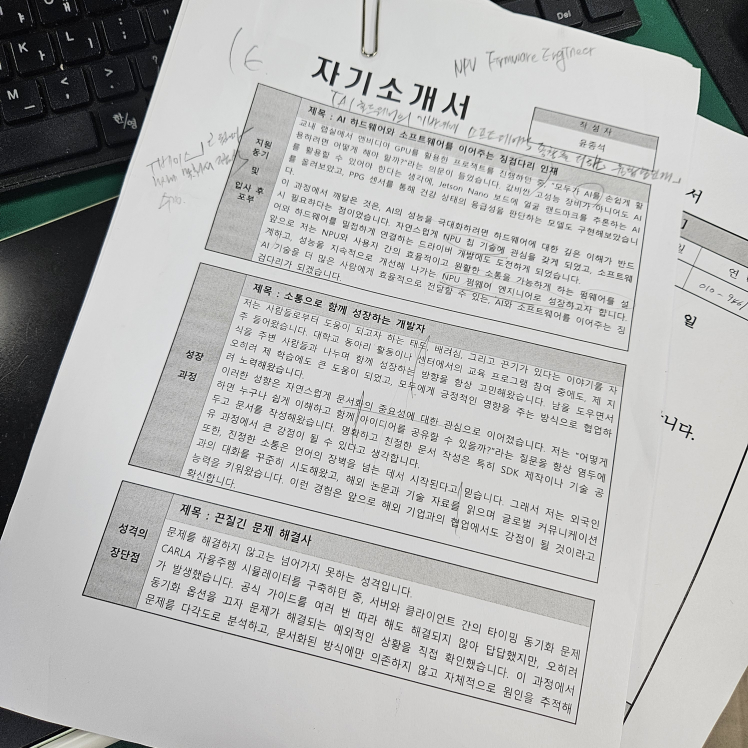
//> input picture raw_image.jpg, 2992 x 2992 px (shown at 1/4 size)
$ ./warp ../raw_image.jpg   (built with g++ and OpenCV 4)
//> lines starting //> are read from the running program, lines starting //| are printed output that depends on the picture
#include <opencv2/opencv.hpp>
#include <array>
#include <iostream>
using namespace cv;
using std::array;

static const int HIT_R = 10;        // 점 잡기 반경(px)
static const Scalar COL_PT(0,200,255), COL_EDGE(0,255,0), COL_SEL(0,0,255);

struct App {
    Mat img;                    // 원본
    array<Point2f,4> quad;      // TL, TR, BR, BL (인덱스 고정)
    int sel = -1;               // 선택중인 포인트 인덱스
    int outW, outH;             // 출력 해상도
    bool keepAspect = false;    // 종횡비 고정 여부(단축키 a)
    int srcW = 800;
    int srcH = 600;
    int warpW = 800;
    int warpH = 600; // A4 비율 대충
    double srcScale = 1.0;
    Point2f srcOffset = Point2f(0,0);
    bool doProc = true;   // 처리 on/off (트랙바)
    int medianK = 1;      // 노이즈 제거용 median 커널(홀수, >=1)
    int block   = 32;     // adaptive threshold block size(홀수, >=3)
    int C       = 18;     // adaptive threshold C (실제는 C - 15로 사용하여 음수 가능)

    static void onMouse(int event, int x, int y, int, void* userdata)
    {
        auto* app = reinterpret_cast<App*>(userdata);

        // 창(캔버스) 좌표 → 축소 이미지 좌표
        Point2f p_disp = Point2f((float)x, (float)y) - app->srcOffset;

        // 축소된 이미지 영역 밖 클릭은 무시
        if (p_disp.x < 0 || p_disp.y < 0) return;
        if (p_disp.x > app->img.cols * app->srcScale ||
            p_disp.y > app->img.rows * app->srcScale) return;

        // 축소 이미지 좌표 → 원본 좌표
        Point2f p = p_disp * (1.0f / (float)app->srcScale);

        if (event == EVENT_LBUTTONDOWN) {
            for (int i=0;i<4;i++){
                if (norm(app->quad[i]-p) <= HIT_R) { app->sel=i; break; }
            }
        } else if (event == EVENT_MOUSEMOVE) {
            if (app->sel>=0) app->quad[app->sel] = p;
        } else if (event == EVENT_LBUTTONUP) {
            app->sel = -1;
        }
    }
};

static Mat preprocessDoc(const Mat& warpedColor, const App& app) {
    // 1) 그레이
    Mat gray; cvtColor(warpedColor, gray, COLOR_BGR2GRAY);

    // 2) 노이즈 제거 (median blur)
    int k = std::max(1, app.medianK | 1); // 홀수 보장
    if (k > 1) medianBlur(gray, gray, k);

    // 3) 이진화 (Adaptive Gaussian)
    int block = std::max(3, app.block | 1); // 홀수 보장
    int C = app.C - 15; // 트랙바 0..30 → 실제 -15..+15
    Mat bin;
    adaptiveThreshold(gray, bin, 255,
                      ADAPTIVE_THRESH_GAUSSIAN_C, THRESH_BINARY,
                      block, C);
    return bin;
}

// TL,TR,BR,BL 순으로 대략 정렬하는 유틸(옵션: 키 'o'로 실행)
static array<Point2f,4> orderCorners(array<Point2f,4> pts) {
    // 임의 순서의 4점을 받아 TL,TR,BR,BL 순서로 정렬
    // 여기선 간단히: y(상->하), x(좌->우)로 두 그룹 나눠 정렬
    std::vector<Point2f> v(pts.begin(), pts.end());
    std::sort(v.begin(), v.end(), [](const Point2f& a, const Point2f& b){
        if (fabs(a.y-b.y) > 1e-3) return a.y < b.y;
        return a.x < b.x;
    });
    array<Point2f,4> out;
    if (v[0].x < v[1].x) { out[0]=v[0]; out[1]=v[1]; } // top: TL,TR
    else                 { out[0]=v[1]; out[1]=v[0]; }
    if (v[2].x < v[3].x) { out[3]=v[2]; out[2]=v[3]; } // bottom: BL,BR
    else                 { out[3]=v[3]; out[2]=v[2]; }
    return out;
}

static void drawOverlay(const App& app) {
    Mat vis = app.img.clone();

    // 원본 좌표계에 오버레이 그리기
    for (int i=0;i<4;i++) line(vis, app.quad[i], app.quad[(i+1)%4], COL_EDGE, 2, LINE_AA);
    for (int i=0;i<4;i++){
        circle(vis, app.quad[i], HIT_R, i==app.sel?COL_SEL:COL_PT, FILLED, LINE_AA);
        putText(vis, (i==0?"TL":i==1?"TR":i==2?"BR":"BL"),
                app.quad[i]+Point2f(6,-6), FONT_HERSHEY_SIMPLEX, 0.5, Scalar(255,200,0), 1, LINE_AA);
    }

    // 고정 크기 캔버스 생성
    Mat canvas(app.srcH, app.srcW, vis.type(), Scalar(30,30,30));

    // 창 크기에 맞춰 스케일 계산 (비율 유지)
    double s = std::min((double)app.srcW / vis.cols, (double)app.srcH / vis.rows);
    if (s > 1.0) s = 1.0; // 원본보다 키우지 않음(원하면 이 줄 삭제)

    // 축소 및 중앙 정렬
    Mat small; resize(vis, small, Size(), s, s, INTER_AREA);
    int ox = (app.srcW - small.cols) / 2;
    int oy = (app.srcH - small.rows) / 2;
    small.copyTo(canvas(Rect(ox, oy, small.cols, small.rows)));

    // 마우스 보정용 파라미터 갱신
    const_cast<App&>(app).srcScale  = s;
    const_cast<App&>(app).srcOffset = Point2f((float)ox, (float)oy);

    imshow("Source (drag corners)", canvas);
}

static void doWarpShow(const App& app) {
    array<Point2f,4> dst = {
        Point2f(0,0), Point2f((float)app.outW-1,0),
        Point2f((float)app.outW-1,(float)app.outH-1), Point2f(0,(float)app.outH-1)
    };
    Mat H = getPerspectiveTransform(app.quad.data(), dst.data());
    Mat warped;
    warpPerspective(app.img, warped, H, Size(app.outW, app.outH), INTER_CUBIC, BORDER_REPLICATE);

    Mat toShow = app.doProc ? preprocessDoc(warped, app) : warped;
    // 고정 크기 캔버스
    Mat canvas(app.warpH, app.warpW, toShow.type() == CV_8U ? CV_8UC1 : toShow.type(), Scalar(30,30,30));
    double s = std::min((double)app.warpW / toShow.cols, (double)app.warpH / toShow.rows);
    if (s > 1.0) s = 1.0;

    Mat small; resize(toShow, small, Size(), s, s, INTER_AREA);
    int ox = (app.warpW - small.cols) / 2;
    int oy = (app.warpH - small.rows) / 2;

    if (small.channels()==1) {
        // 캔버스가 1채널이면 바로 복사
        small.copyTo(canvas(Rect(ox, oy, small.cols, small.rows)));
    } else {
        small.copyTo(canvas(Rect(ox, oy, small.cols, small.rows)));
    }

    imshow("Warped (W/H trackbars, s=save)", canvas);
}

int main(int argc, char** argv){
    if(argc < 2){
        std::cout << "Usage: drag_warp image.jpg [outW outH]\n";
        return 0;
    }
    App app;
    app.img = imread(argv[1], IMREAD_COLOR);
//> app.img is the input picture: 2992 rows x 2992 cols, CV_8UC3; mean B, G, R 179.6, 180.7, 180.1
    if(app.img.empty()){ std::cerr << "Failed to read: " << argv[1] << "\n"; return -1; }

    // 초기 쿼드: 이미지 안쪽 여백 10%
    float mX = app.img.cols * 0.1f, mY = app.img.rows * 0.1f;
//> mX = 299.2; mY = 299.2
    app.quad = { Point2f(mX,mY), Point2f(app.img.cols-mX,mY),
                 Point2f(app.img.cols-mX, app.img.rows-mY), Point2f(mX, app.img.rows-mY) };

    // 출력 크기 초기값
    app.outW = (argc>=3)? std::max(50, atoi(argv[2])) : 800;
//> app.outW = 800
    app.outH = (argc>=4)? std::max(50, atoi(argv[3])) : (int)(app.outW * 1.4142 /*A4 비율 대충*/);
//> app.outH = 1131


    namedWindow("Source (drag corners)", WINDOW_NORMAL | WINDOW_KEEPRATIO);
    setMouseCallback("Source (drag corners)", App::onMouse, &app);
    resizeWindow("Source (drag corners)", app.srcW, app.srcH);

    namedWindow("Warped (W/H trackbars, s=save)", WINDOW_NORMAL | WINDOW_KEEPRATIO);
    resizeWindow("Warped (W/H trackbars, s=save)", app.srcW, app.srcH);
    // 트랙바로 W/H 조정
    createTrackbar("W", "Warped (W/H trackbars, s=save)", &app.outW, 4000);
    createTrackbar("H", "Warped (W/H trackbars, s=save)", &app.outH, 4000);
    // createTrackbar("proc(0/1)", "Warped (W/H trackbars, s=save)", (int*)&app.doProc, 1);
    // createTrackbar("medianK",   "Warped (W/H trackbars, s=save)", &app.medianK, 15); // 1~15 (홀수로 사용)
    // createTrackbar("block",     "Warped (W/H trackbars, s=save)", &app.block,   101); // 3~101 (홀수로 사용)
    // createTrackbar("C(+/-15)",  "Warped (W/H trackbars, s=save)", &app.C,       30);  // 실제 -15..+15
    std::cout <<
      "[조작]\n"
      " - 마우스: 점 드래그 (TL,TR,BR,BL 인덱스 고정)\n"
      " - 키 o : 점을 TL,TR,BR,BL 순서로 자동 정렬\n"
      " - 키 a : 종횡비 고정 토글 (W/H를 연동)\n"
      " - 키 +/- 또는 화살표: W,H 미세조정\n"
      " - 키 s : warped.png 저장\n"
      " - 키 r : 쿼드 초기화\n"
      " - ESC  : 종료\n";

    double aspect = (double)app.outW / std::max(1,app.outH);
//> aspect = 0.707
    for(;;){
        drawOverlay(app);
//> in drawOverlay, `resize(vis, small, Size(), s, s, INTER_AREA)`:
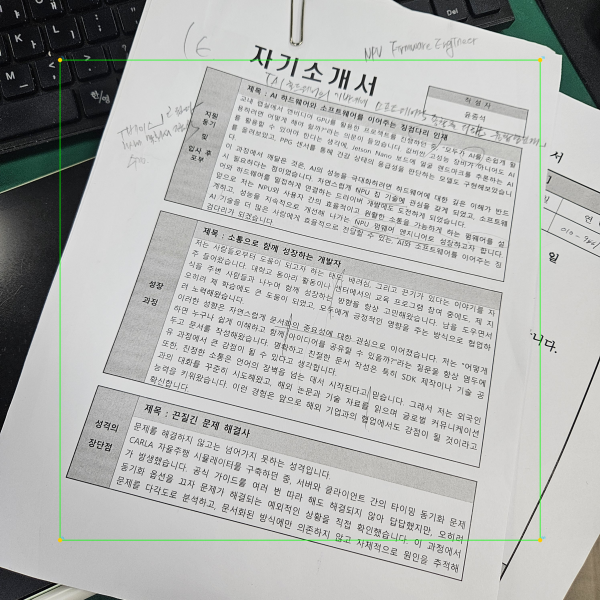
//> small: 600 rows x 600 cols, CV_8UC3; mean B, G, R 178.9, 181, 179.4
//> in drawOverlay, `small.copyTo(canvas(Rect(ox, oy, small.cols, small.rows)));`:
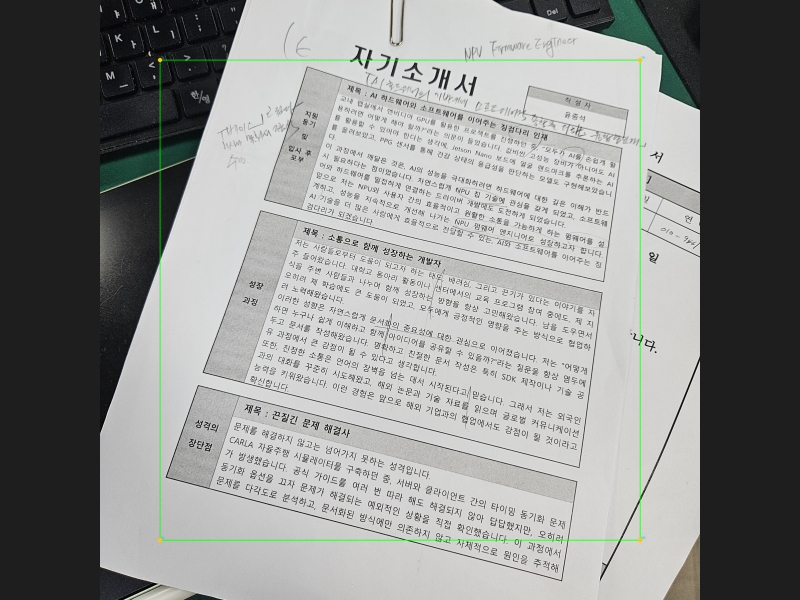
//> canvas: 600 rows x 800 cols, CV_8UC3; mean B, G, R 141.7, 143.2, 142.1

        // 종횡비 고정 옵션
        if(app.keepAspect){
            int trackW = getTrackbarPos("W","Warped (W/H trackbars, s=save)");
            if(trackW != app.outW){
                app.outW = std::max(50, trackW);
                app.outH = std::max(50, (int)(app.outW / aspect));
                setTrackbarPos("H","Warped (W/H trackbars, s=save)", app.outH);
            }
            int trackH = getTrackbarPos("H","Warped (W/H trackbars, s=save)");
            if(trackH != app.outH){
                app.outH = std::max(50, trackH);
                app.outW = std::max(50, (int)(app.outH * aspect));
                setTrackbarPos("W","Warped (W/H trackbars, s=save)", app.outW);
            }
        } else {
            app.outW = std::max(50, getTrackbarPos("W","Warped (W/H trackbars, s=save)"));
            app.outH = std::max(50, getTrackbarPos("H","Warped (W/H trackbars, s=save)"));
            aspect = (double)app.outW / std::max(1,app.outH);
        }

        doWarpShow(app);
//> in doWarpShow, `warpPerspective(app.img, warped, H, Size(app.outW, app.outH), INTER_CU..`:
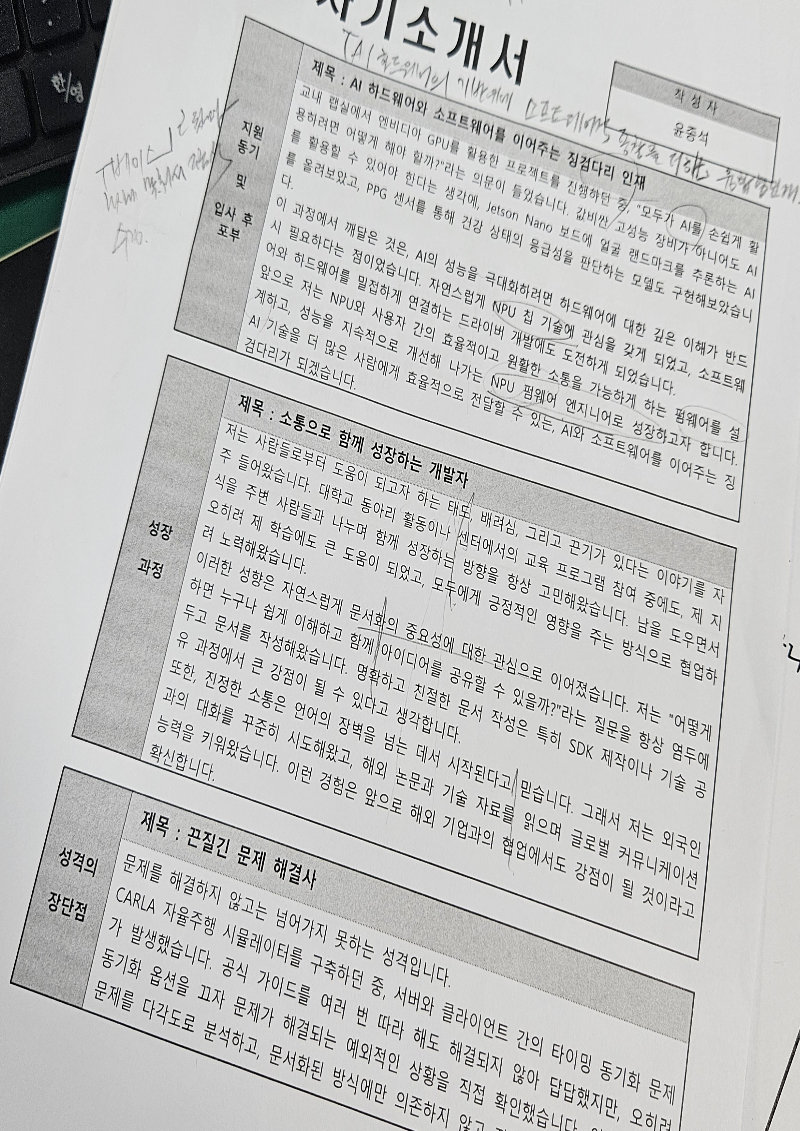
//> warped: 1131 rows x 800 cols, CV_8UC3; mean B, G, R 193.1, 194, 193.8
//> in preprocessDoc, `int k = std::max(1, app.medianK | 1);`: k = 1
//> in preprocessDoc, `int block = std::max(3, app.block | 1);`: block = 33
//> in preprocessDoc, `int C = app.C - 15;`: C = 3
//> in preprocessDoc, `adaptiveThreshold(gray, bin, 255, ADAPTIVE_THRESH_GAUSSIAN_C, THRESH_B..`:
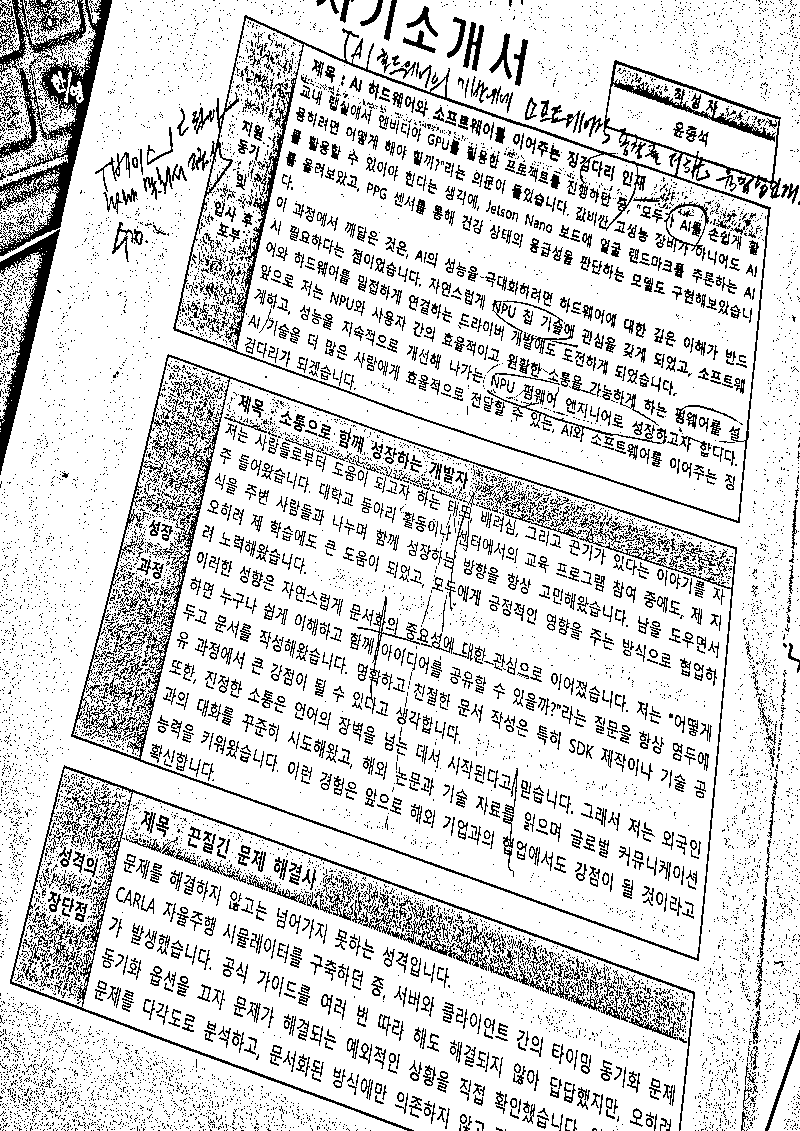
//> bin: 1131 rows x 800 cols, CV_8UC1; 83.4% white; black in thin lines or dots
//> in doWarpShow, `resize(toShow, small, Size(), s, s, INTER_AREA)`:
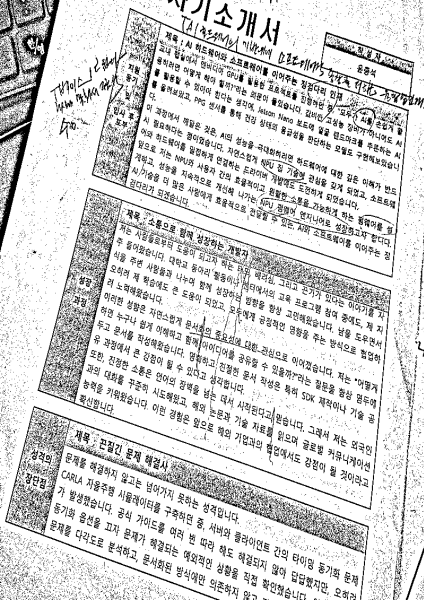
//> small: 600 rows x 424 cols, CV_8UC1; min 0, max 255, mean 212.7
//> in doWarpShow, `small.copyTo(canvas(Rect(ox, oy, small.cols, small.rows)));`:
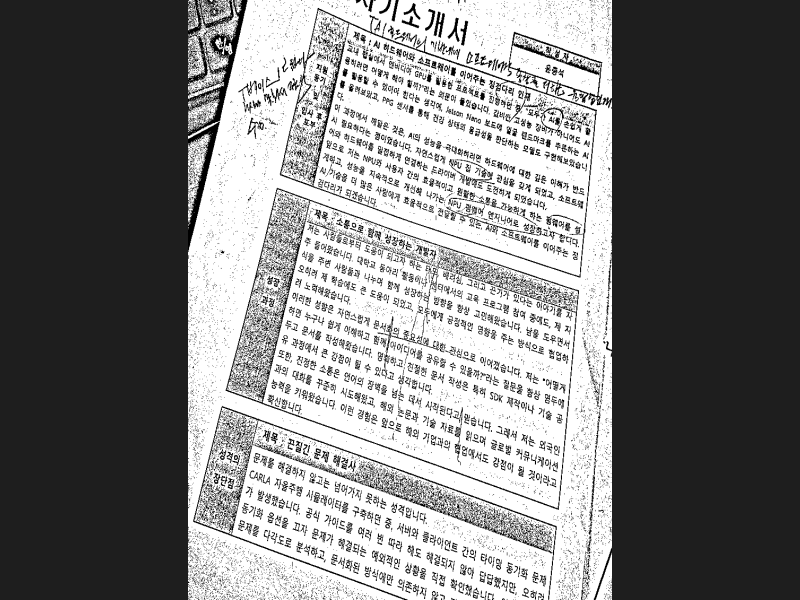
//> canvas: 600 rows x 800 cols, CV_8UC1; min 0, max 255, mean 126.8

        int key = waitKey(16);
//> the Esc key is pressed
        if(key == 27) break;                    // ESC
        else if(key=='s' || key=='S'){          // 저장
            array<Point2f,4> dst = {
                Point2f(0,0), Point2f((float)app.outW-1,0),
                Point2f((float)app.outW-1,(float)app.outH-1), Point2f(0,(float)app.outH-1)
            };
            Mat H = getPerspectiveTransform(app.quad.data(), dst.data());
            Mat warped; warpPerspective(app.img, warped, H, Size(app.outW, app.outH), INTER_CUBIC, BORDER_REPLICATE);
            imwrite("warped.png", warped);

            Mat warped_bin = preprocessDoc(warped, app);
            imwrite("final_clean.jpg", warped_bin);

            std::cout << "Saved: warped.png ("<<app.outW<<"x"<<app.outH<<")\n";
            std::cout << "Saved: final_clean.jpg ("<<warped_bin.cols<<"x"<<warped_bin.rows<<")\n";
        } else if(key=='o' || key=='O'){        // 자동 정렬
            app.quad = orderCorners(app.quad);
        } else if(key=='a' || key=='A'){        // 종횡비 고정 토글
            app.keepAspect = !app.keepAspect;
            std::cout << "keepAspect = " << (app.keepAspect?"ON":"OFF") << "\n";
        } else if(key=='+'){                    // 크기 키보드 조정
            app.outW = std::min(4000, app.outW+20);
            app.outH = std::min(4000, app.outH+20);
            setTrackbarPos("W","Warped (W/H trackbars, s=save)", app.outW);
            setTrackbarPos("H","Warped (W/H trackbars, s=save)", app.outH);
        } else if(key=='-'){
            app.outW = std::max(50, app.outW-20);
            app.outH = std::max(50, app.outH-20);
            setTrackbarPos("W","Warped (W/H trackbars, s=save)", app.outW);
            setTrackbarPos("H","Warped (W/H trackbars, s=save)", app.outH);
        } else if(key == 81 /*←*/){
            app.outW = std::max(50, app.outW-10);
            setTrackbarPos("W","Warped (W/H trackbars, s=save)", app.outW);
        } else if(key == 83 /*→*/){
            app.outW = std::min(4000, app.outW+10);
            setTrackbarPos("W","Warped (W/H trackbars, s=save)", app.outW);
        } else if(key == 82 /*↑*/){
            app.outH = std::min(4000, app.outH+10);
            setTrackbarPos("H","Warped (W/H trackbars, s=save)", app.outH);
        } else if(key == 84 /*↓*/){
            app.outH = std::max(50, app.outH-10);
            setTrackbarPos("H","Warped (W/H trackbars, s=save)", app.outH);
        } else if(key=='r' || key=='R'){
            float mX = app.img.cols * 0.1f, mY = app.img.rows * 0.1f;
            app.quad = { Point2f(mX,mY), Point2f(app.img.cols-mX,mY),
                         Point2f(app.img.cols-mX, app.img.rows-mY), Point2f(mX, app.img.rows-mY) };
        }
    }
    destroyAllWindows();
    return 0;
}
